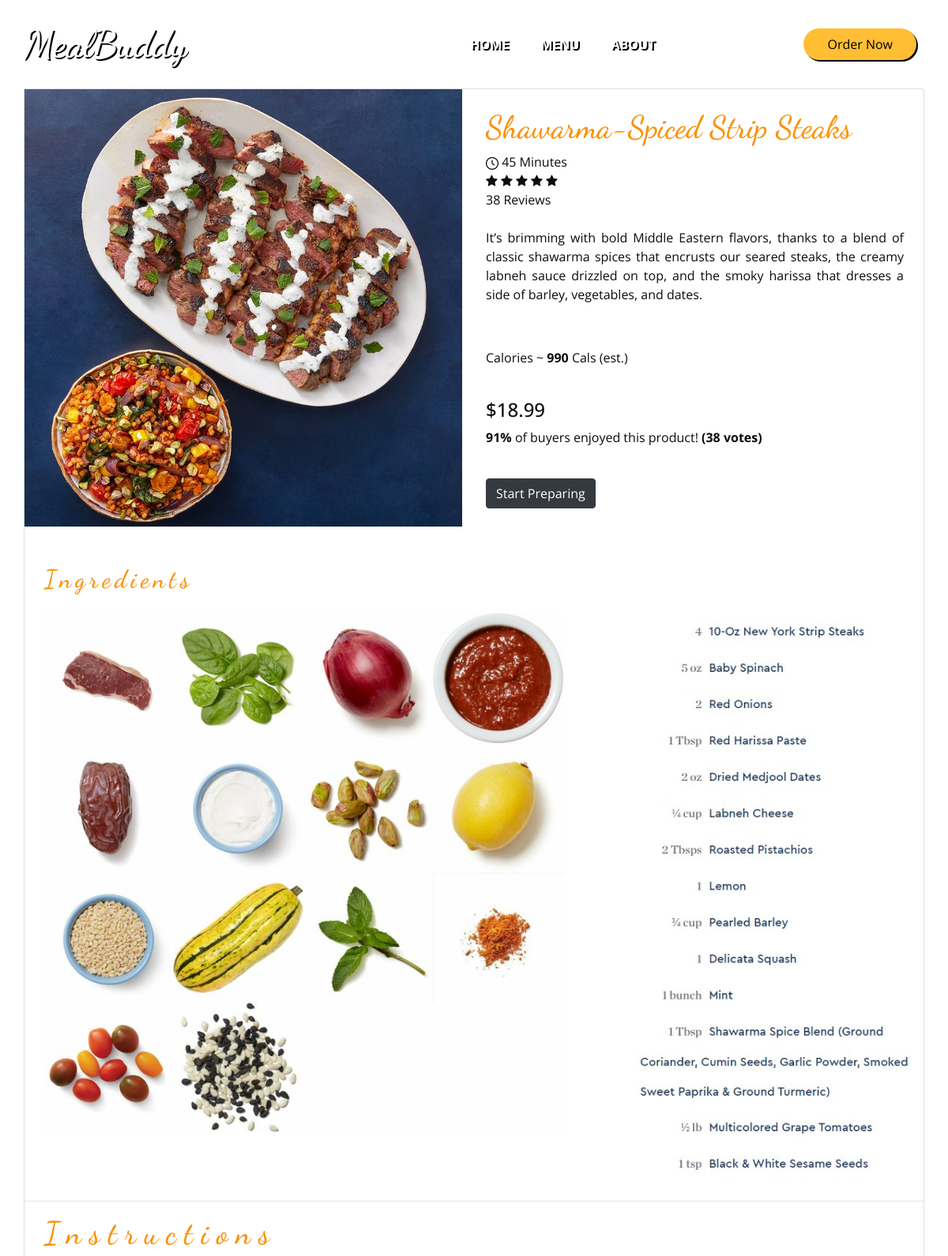
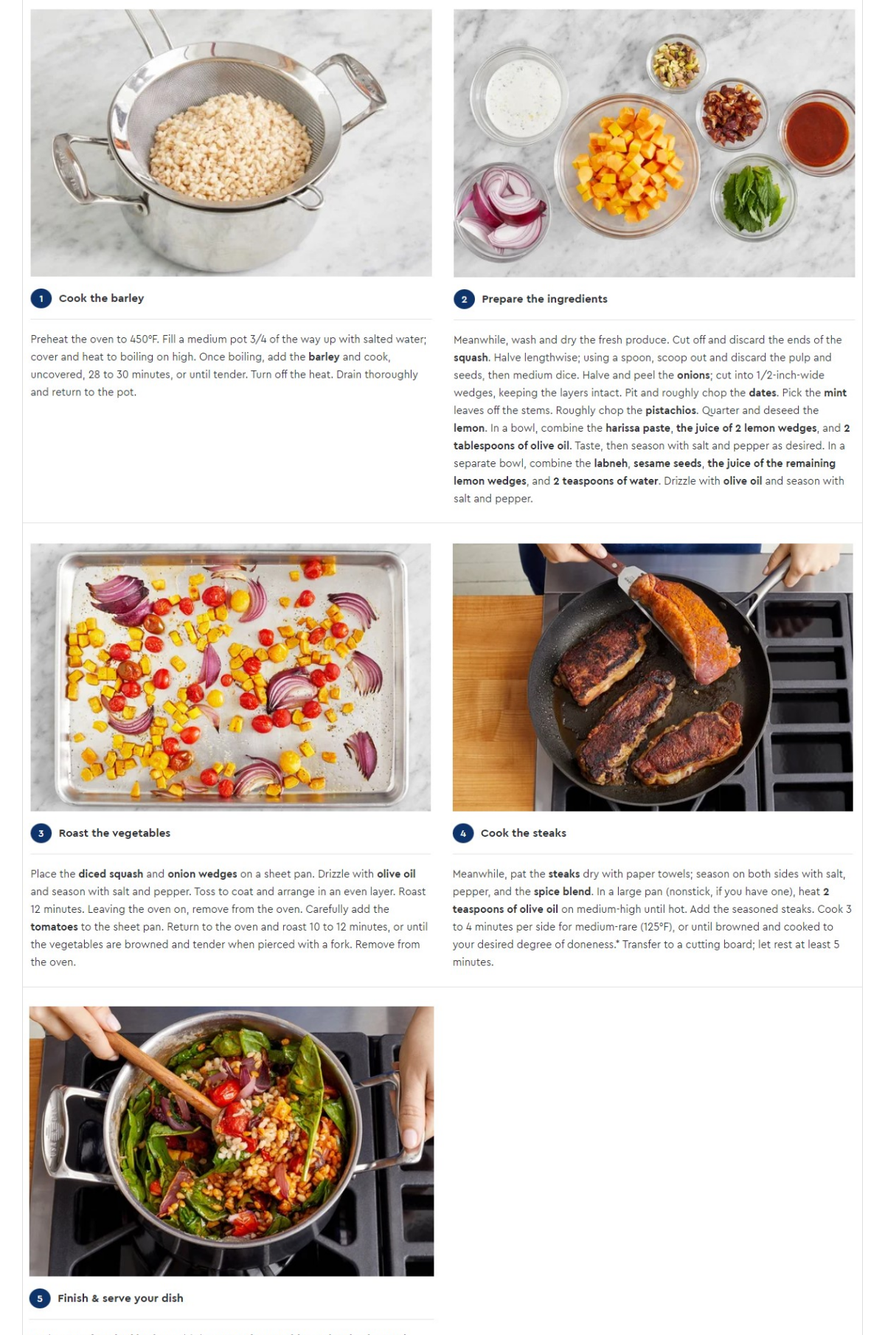
The app's page /deets.php?uid=3 (upper part) with its own data (2 pictures, top to bottom).
### tables this page shows
CREATE TABLE `meals` (
  `uid` int(11) NOT NULL,
  `name` varchar(60) NOT NULL,
  `dscrip` varchar(600) NOT NULL,
  `imglink` varchar(200) NOT NULL,
  `price` varchar(10) NOT NULL,
  `prep_time` int(30) NOT NULL,
  `reviews` int(100) NOT NULL,
  `calories` varchar(255) NOT NULL,
  `ingred` varchar(255) NOT NULL,
  `posppl` varchar(15) NOT NULL
);

CREATE TABLE `instructions` (
  `instrct_id` int(11) NOT NULL,
  `instrct1` varchar(255) NOT NULL,
  `instrct2` varchar(255) NOT NULL,
  `instrct3` varchar(255) NOT NULL,
  `instrct4` varchar(255) NOT NULL
);

### deets.php (the view, shortened to what this page needs)
<?php
$connec = mysqli_connect('localhost', 'root', '');
mysqli_select_db($connec, 'mbuddy');
if (isset($_GET['uid'])) {
  $current_id = $_GET['uid'];
  $getMeal = "SELECT * FROM meals WHERE uid='$current_id' ";
  $getInstr = "SELECT * FROM instructions WHERE instrct_id='$current_id'";
  $run_meal = mysqli_query($connec, $getMeal);
  $run_instr = mysqli_query($connec, $getInstr);
  $row_meal = mysqli_fetch_array($run_meal);
  $row_instr = mysqli_fetch_array($run_instr);
  $meal_name = $row_meal['name'];
  $meal_deets = $row_meal['dscrip'];
  $meal_price = $row_meal['price'];
  $meal_image = $row_meal['imglink'];
  $meal_prep_time = $row_meal['prep_time'];
  $meal_reviews = $row_meal['reviews'];
  $meal_calories = $row_meal['calories'];
  $meal_ingredients = $row_meal['ingred'];
  $meal_positive = $row_meal['posppl'];
  $instr1 = $row_instr['instrct1'];
  $instr2 = $row_instr['instrct2'];
  $instr3 = $row_instr['instrct3'];
}
?>
<!DOCTYPE html>
<html lang="en">
<head>
  <link rel="stylesheet" type="text/css" href="css/bootstrap.css" />
  <link rel="stylesheet" type="text/css" href="https://cdnjs.cloudflare.com/ajax/libs/OwlCarousel2/2.3.4/assets/owl.carousel.min.css" />
  <link rel="stylesheet" href="https://cdnjs.cloudflare.com/ajax/libs/jquery-nice-select/1.1.0/css/nice-select.min.css" />
  <link
  href="http://cdnjs.cloudflare.com/ajax/libs/font-awesome/4.3.0/css/font-awesome.css"
  rel="stylesheet"  type='text/css'>
  <link href="css/style.css" rel="stylesheet" />
  <link href="css/style.scss" rel="stylesheet" />
  <link href="css/responsive.css" rel="stylesheet" />
</head>
  <body style="background-color= black;">
    <div class="hero_area">
      <header class="header_section">
        <div class="container">
          <nav class="navbar navbar-expand-lg custom_nav-container ">
            <a class="navbar-brand" href="index.php">
              <span>
                MealBuddy
              </span>
            </a>
            <div class="collapse navbar-collapse" id="navbarSupportedContent">
              <ul class="navbar-nav  mx-auto ">
                <li class="nav-item">
                  <a class="nav-link" href="index.php">Home</a>
                </li>
                <li class="nav-item">
                  <a class="nav-link" href="menu.php">Menu</a>
                </li>
                <li class="nav-item">
                  <a class="nav-link" href="about.html">About</a>
                </li>
              </ul>
              <div class="user_option">
                <a href="" class="order_online">
                  Order Now
                </a>
              </div>
            </div>
          </nav>
        </div>
      </header>
	<div class="container">
		<div class="card">
			<div class="container-fliud">
				<div class="wrapper row">
					<div class="preview col-md-6">
						<div class="preview-pic tab-content">
						  <div class="tab-pane active" id="pic-1"><img src="<?php echo $meal_image ?>" height="100%" width="100%" /></div>
						</div>
					</div>
					<div class="details col-md-6">
            <br>
						<h1 class="product-title" style="font-family: 'Dancing Script', cursive; color: #fc9003;"><?php echo $meal_name ?></h1>
            <img src="images/clock.png" alt="Timer" height="16px" width="16px">
            <?php echo $meal_prep_time ?> Minutes
            <br>
						<div class="rating">
							<div class="stars">
								<span class="fa fa-star checked"></span>
								<span class="fa fa-star checked"></span>
								<span class="fa fa-star checked"></span>
								<span class="fa fa-star"></span>
								<span class="fa fa-star"></span>
							</div>
							<span class="review-no"><?php echo $meal_reviews ?> Reviews</span>
              <br>
              <br>
						</div>
						<p class="product-description" style="text-align: justify; padding-right:25px;"><?php echo $meal_deets ?></p>
            <br>
            <p class="vote">
              <p>Calories    ~ <strong><?php echo $meal_calories ?></strong><light> Cals (est.)</light></p>
            </p>
            <br>
						<h4 class="price">&#36;<?php echo $meal_price ?></h4>
						<p class="vote"><strong><?php echo $meal_positive ?>%</strong> of buyers enjoyed this product! <strong>(<?php echo $meal_reviews ?> votes)</strong></p>
            <br>
						<div class="action">
							<a href="#ingredient"><button type="button" class="btn btn-dark">Start Preparing</button></a>
						</div>
					</div>
				</div>
			</div>
      <br><br>
      <h2 class="product-title" style="font-family: 'Dancing Script', cursive; padding-left: 25px; color: #fc9003; letter-spacing: 5px;" id="ingredient">Ingredients</h2>
      <img src="<?php echo $meal_ingredients ?>" alt="Ingredients" style="margin: 10px 10px 10px 10px;">
      <hr>
      <h1 style="font-family: 'Dancing Script', cursive; letter-spacing: 10px; color: #fc9003; padding-left:25px;">Instructions</h1>
      <img src="<?php echo $instr1 ?>" alt="" >
      <hr>
      <img src="<?php echo $instr2 ?>" alt="" >
      <hr>
      <img src="<?php echo $instr3 ?>" alt="" >
      </div>
		</div>
	</div>
  </body>
  </html>

### css/style.css (style rules this page uses)
body { font-family: "Open Sans", sans-serif; color: #0c0c0c; background-color: #ffffff; overflow-x: hidden; }
h1, h2 { font-family: 'Dancing Script', cursive; }
a, a:hover, a:focus { text-decoration: none; }
.btn, .btn:focus { outline: none !important; -webkit-box-shadow: none; box-shadow: none; }
.hero_area { position: relative; min-height: 100vh; display: -webkit-box; display: -ms-flexbox; display: flex; -webkit-box-orient: vertical; -webkit-box-direction: normal; -ms-flex-direction: column; flex-direction: column; }
.header_section { padding: 15px 0; }
.navbar-brand { font-family: 'Dancing Script', cursive; }
.navbar-brand span { font-weight: bolder; font-size: 48px; color: white; text-shadow: 2px 2px black; }
.custom_nav-container { padding: 0; }
.custom_nav-container .navbar-nav { padding-left: 18%; }
.custom_nav-container .navbar-nav .nav-item .nav-link { font-weight: bold; padding: 5px 20px; color: #ffffff; text-align: center; text-transform: uppercase; border-radius: 5px; -webkit-transition: all 0.3s; transition: all 0.3s; text-shadow: 2px 2px black; }
.user_option { display: -webkit-box; display: -ms-flexbox; display: flex; -webkit-box-align: center; -ms-flex-align: center; align-items: center; }
.user_option a { margin: 0 10px; }
.user_option .order_online { display: inline-block; padding: 8px 30px; background-color: #ffbe33; color: black; border-radius: 45px; -webkit-transition: all 0.3s; transition: all 0.3s; border: none; box-shadow: 2px 2px black; }

### css/responsive.css (style rules this page uses)
@media (min-width: 1200px) { .container { max-width: 1170px; } }

### records on screen
meals: imglink (picture), name "Shawarma-Spiced Strip Steaks", prep_time "45", reviews "38", dscrip "It’s brimming with bold Middle Eastern flavors, thanks to a blend of classic shawarma spices that encrusts our seared steaks, the creamy labneh sauce drizzled on top, and the smoky harissa that dresses a side of barley, vegetables, and dates.", calories "990", price "18.99", posppl "91"
instructions: instrct1 (picture), instrct2 (picture), instrct3 (picture)
